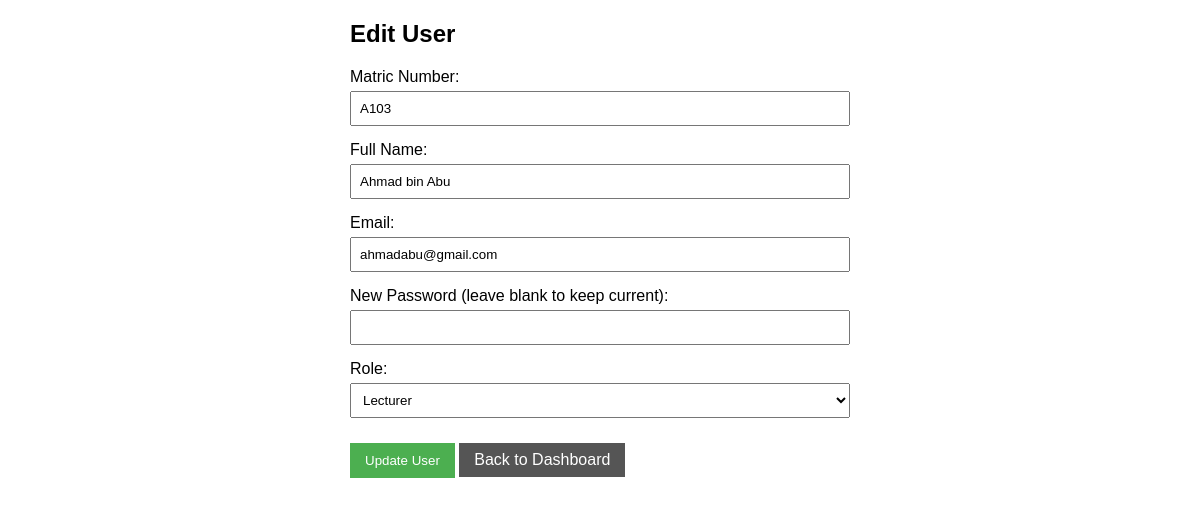
Screenshot of /edit.php?id=4 (signed in) with the database file from the repository.
### tables this page shows
CREATE TABLE `users` (
  `id` int(11) NOT NULL,
  `matric` varchar(20) NOT NULL,
  `name` varchar(100) NOT NULL,
  `email` varchar(100) NOT NULL,
  `password` varchar(255) NOT NULL,
  `accessLevel` varchar(20) NOT NULL
);

### edit.php (the view, shortened to what this page needs)
<?php
$conn = new mysqli('localhost', 'root', '', 'Lab_5b');
$id = $_GET['id'];
$sql = "SELECT * FROM users WHERE id = ?";
$stmt = $conn->prepare($sql);
$stmt->bind_param("i", $id);
$stmt->execute();
$result = $stmt->get_result();
$user = $result->fetch_assoc();
?>
<!DOCTYPE html>
<html>
<head>
</head>
<body>
    <div class="container">
        <h2>Edit User</h2>
        <form method="post" action="">
            <div class="form-group">
                <label for="matric">Matric Number:</label>
                <input type="text" id="matric" name="matric" value="<?php echo htmlspecialchars($user['matric']); ?>" required>
            </div>
            <div class="form-group">
                <label for="name">Full Name:</label>
                <input type="text" id="name" name="name" value="<?php echo htmlspecialchars($user['name']); ?>" required>
            </div>
            <div class="form-group">
                <label for="email">Email:</label>
                <input type="email" id="email" name="email" value="<?php echo htmlspecialchars($user['email']); ?>" required>
            </div>
            <div class="form-group">
                <label for="password">New Password (leave blank to keep current):</label>
                <input type="password" id="password" name="password">
            </div>
            <div class="form-group">
                <label for="accessLevel">Role:</label>
                <select id="accessLevel" name="accessLevel" required>
                    <option value="lecturer" <?php echo ($user['accessLevel'] == 'lecturer') ? 'selected' : ''; ?>>Lecturer</option>
                </select>
            </div>
            <button type="submit">Update User</button>
            <a href="dashboard.php" class="back-btn">Back to Dashboard</a>
        </form>
    </div>
</body>
</html>

### edit.php (style rules this page uses)
body { font-family: Arial, sans-serif; margin: 20px; }
.container { max-width: 500px; margin: 0 auto; }
.form-group { margin-bottom: 15px; }
label { display: block; margin-bottom: 5px; }
input, select { width: 100%; padding: 8px; box-sizing: border-box; }
button { padding: 10px 15px; background-color: #4CAF50; color: white; border: none; cursor: pointer; }
.back-btn { display: inline-block; margin-top: 10px; padding: 8px 15px; background-color: #555; color: white; text-decoration: none; }

### rows the page displays
users: matric "A103", name "Ahmad bin Abu", email "ahmadabu@gmail.com"
